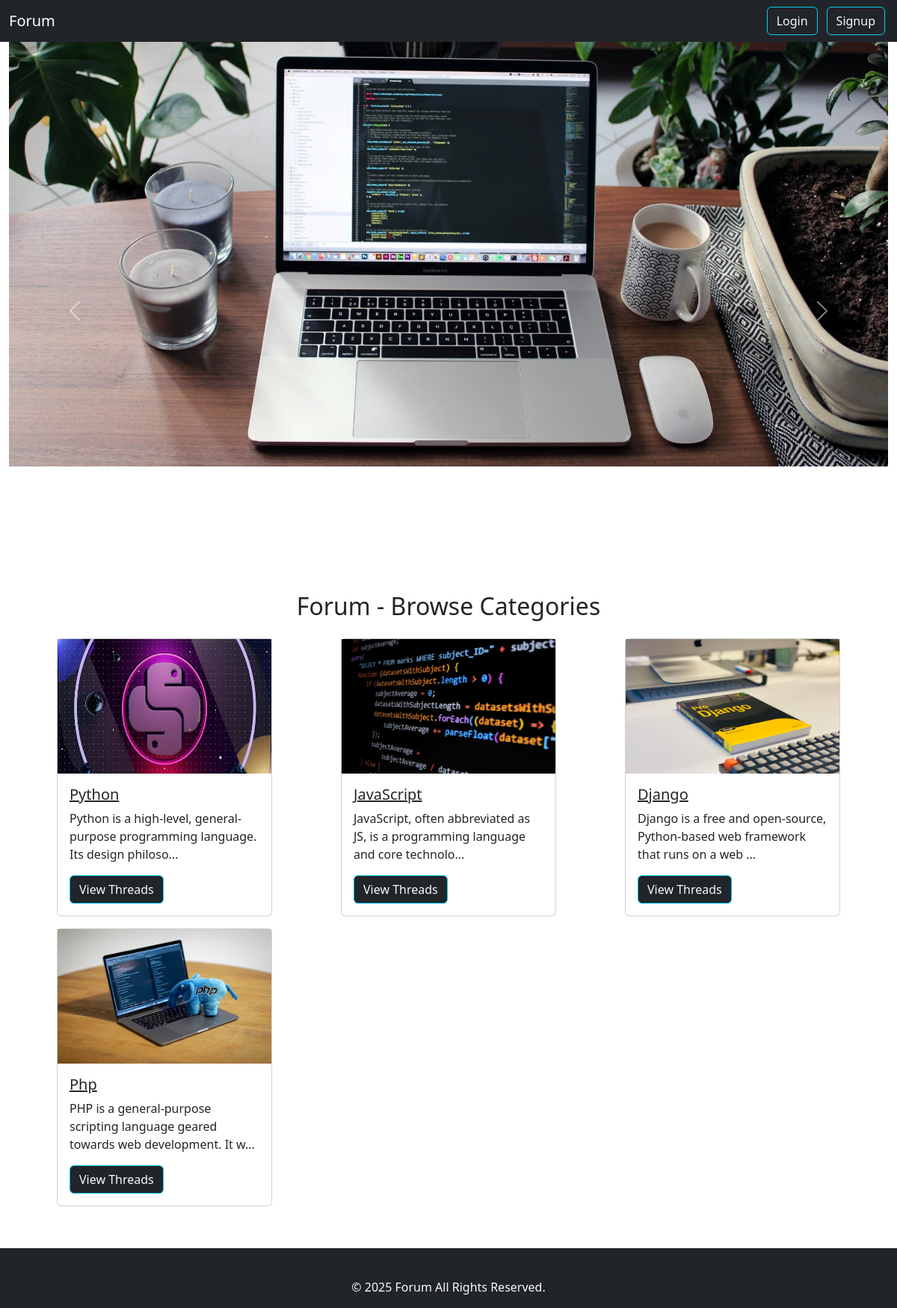
The page / on the database its author committed.
### tables this page shows
CREATE TABLE `categories` (
  `category_id` int(20) NOT NULL,
  `category_name` varchar(255) NOT NULL,
  `category_description` varchar(255) NOT NULL,
  `created_date` date NOT NULL DEFAULT current_timestamp()
);

### index.php (the view, shortened to what this page needs)
<!DOCTYPE html>
<html lang="en">
<head>
    <link href="https://cdn.jsdelivr.net/npm/bootstrap@5.3.3/dist/css/bootstrap.min.css" rel="stylesheet"
>
</head>
<body>
    <?php
include "loginsystem/db_connect.php";
include "components/header.php";
?>
<?php
$image_path1 = "images/1.jpg";
$image_url1 = $image_path1 . "?" . time();
$image_path2 = "images/2.jpg";
$image_url2 = $image_path2 . "?" . time();
$image_path3 = "images/3.jpg";
$image_url3 = $image_path3 . "?" . time();
echo'
    <div class="container-fluid">
        <div id="carouselExampleAutoplaying" class="carousel slide" data-bs-ride="carousel">
  <div class="carousel-inner" id="carousel">
    <div class="carousel-item active">
   <img src="'.$image_url2 .'" class="d-block w-100 img-fluid" alt="...">
    </div>
    <div class="carousel-item">
       <img src="'.$image_url3.'" class="d-block w-100 img-fluid" alt="...">
    </div>
    <div class="carousel-item">
        <img src="'.$image_url1.'" class="d-block w-100 img-fluid" alt="...">
    </div>
  </div>
  <button class="carousel-control-prev" type="button" data-bs-target="#carouselExampleAutoplaying" data-bs-slide="prev">
    <span class="carousel-control-prev-icon" aria-hidden="true"></span>
    <span class="visually-hidden">Previous</span>
  </button>
  <button class="carousel-control-next" type="button" data-bs-target="#carouselExampleAutoplaying" data-bs-slide="next">
    <span class="carousel-control-next-icon" aria-hidden="true"></span>
    <span class="visually-hidden">Next</span>
  </button>
</div>
    </div>';
    ?>
<div class="container my-3">
    <h2 class='text-center'>Forum - Browse Categories</h2>
    <div class="row my-3 mb-5 ">
     <?php
      $sql = "SELECT * FROM `categories`";
      $result = $con->query($sql);
      while($rows = mysqli_fetch_assoc($result)){
       $id = $rows['category_id'];
       $catname = $rows['category_name'];
       $catdesc = $rows['category_description'];
       $image_path = "images/card_" . $catname . $id . ".jpg";
       $image_url = $image_path . "?" . time();
        echo '
        <div class="col-md-4 my-2 d-flex justify-content-center">
        <div class="card" style="width: 18rem" >
        <img src="'.$image_url.'" height = "180px">
        <div class="card-body">
        <h5 class="card-title"> <a class= "text-dark" href = "threadlist.php?catid= '. $id .'"> '.   $catname . '</a></h5>
        <p class="card-text">'. substr( $catdesc, 0, 80) .'...</p>
        <a href="threadlist.php?catid= '. $id .' " class= "btn btn-dark btn-outline-info text-light">View Threads</a>
    </div>
    </div>
    </div>';
      }
      ?>
        </div>
    </div>
    <?php include "components/footer.php";?>
</body>
</html>

### components/header.php (shortened to what this page needs)
<!DOCTYPE html>
<html lang="en">
<head>
</head>
<body>
<?php
echo '<nav class="navbar navbar-expand-lg navbar-dark bg-dark">
<div class="container-fluid">
  <a class="navbar-brand" href="index.php">Forum</a>
  <button class="navbar-toggler" type="button" data-bs-toggle="collapse" data-bs-target="#navbarSupportedContent" aria-controls="navbarSupportedContent" aria-expanded="false" aria-label="Toggle navigation">
    <span class="navbar-toggler-icon"></span>
  </button>
  <div class="collapse navbar-collapse" id="navbarSupportedContent">
    <ul class="navbar-nav m-auto mb-2 mb-lg-0">';
    echo'</ul>';
    if(!isset($_SESSION['loggedin'])){
      echo
     '<a  class="btn  btn-outline-info  mx-2 text-light" data-bs-toggle="modal" data-bs-target="#loginModal" >Login</a>';
     echo'<a  class="btn  btn-outline-info mx-1 text-light" data-bs-toggle="modal" data-bs-target="#signupModal">Signup</a>';
    }
 echo '</div>
</div>
</nav>';
?>
</body>
</html>

### components/footer.php
<div class="container-fluid bg-dark text-light py-3  ">
    <footer>
        <p class="text-center mb-0 mt-4">
        © 2025 Forum All Rights Reserved.
        </p>
    </footer>
</div>

### index.php (style rules this page uses)
.carousel-item { max-height: 100%; height: 100%; }
#carousel { height: 90vh; }

### rows shown on the page
categories: category_name+category_id (picture), category_name "Python", category_description "Python is a high-level, general-purpose programming language. Its design philoso"
categories: category_name+category_id (picture), category_name "JavaScript", category_description "JavaScript, often abbreviated as JS, is a programming language and core technolo"
categories: category_name+category_id (picture), category_name "Django", category_description "Django is a free and open-source, Python-based web framework that runs on a web"
categories: shows a picture, category_name "Php", category_description "PHP is a general-purpose scripting language geared towards web development. It w"
